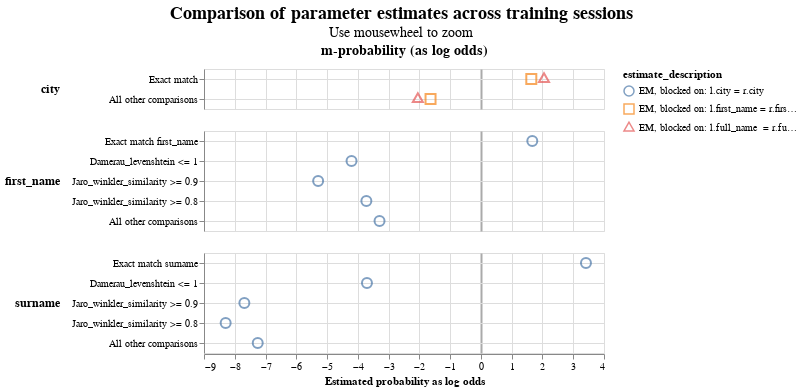

This figure's notebook cell:
### Code cell
person_linker.parameter_estimate_comparisons_chart()

### Figure 1 — Vega-Lite specification as saved in the notebook (floating-point values rounded to 4 significant figures)
{"config": {"view": {"continuousWidth": 400, "continuousHeight": 300}, "title": {"anchor": "middle", "fontSize": 18, "subtitleFontSize": 14}}, "data": {"name": "data-372a6f0632721846bb4199b328a61648"}, "mark": {"type": "point", "filled": false, "opacity": 0.7, "size": 100}, "encoding": {"color": {"field": "estimate_description", "type": "nominal"}, "column": {"align": "each", "field": "col_header", "header": {"labelFontSize": 14, "labelFontWeight": "bold"}, "title": null, "type": "nominal"}, "row": {"align": "each", "field": "comparison_name", "header": {"labelAlign": "left", "labelAnchor": "middle", "labelAngle": 0, "labelFontSize": 12, "labelFontWeight": "bold"}, "sort": {"field": "comparison_sort_order"}, "title": null, "type": "nominal"}, "shape": {"field": "estimate_description", "scale": {"range": ["circle", "square", "triangle", "diamond"]}, "type": "nominal"}, "tooltip": [{"field": "comparison_name", "type": "nominal"}, {"field": "estimate_description", "type": "nominal"}, {"field": "estimated_probability", "type": "quantitative"}], "x": {"axis": {"gridColor": {"condition": {"test": "abs(datum.value / 10)  <= 1 & datum.value % 10 === 0", "value": "#aaa"}, "value": "#ddd"}, "gridDash": {"condition": {"test": "abs(datum.value / 10) == 1", "value": [3]}, "value": null}, "gridWidth": {"condition": {"test": "abs(datum.value / 10)  <= 1 & datum.value % 10 === 0", "value": 2}, "value": 1}}, "field": "estimated_probability_as_log_odds", "title": "Estimated probability as log odds", "type": "quantitative"}, "y": {"axis": {"grid": true, "title": null}, "field": "comparison_level_label", "sort": {"field": "comparison_vector_value", "order": "descending"}, "type": "nominal"}}, "params": [{"name": "mouse_zoom", "select": {"type": "interval", "encodings": ["x"]}, "bind": "scales"}], "resolve": {"scale": {"y": "independent"}}, "title": {"text": "Comparison of parameter estimates across training sessions", "subtitle": "Use mousewheel to zoom"}, "transform": [{"calculate": "datum.m_or_u + '-probability (as log odds)'", "as": "col_header"}], "$schema": "https://vega.github.io/schema/vega-lite/v5.9.3.json", "datasets": {"data-372a6f0632721846bb4199b328a61648": [{"m_or_u": "m", "estimated_probability": 0.7567, "estimate_description": "EM, blocked on: l.first_name = r.first_name and l.surname = r.surname", "estimated_probability_as_log_odds": 1.637, "sql_condition": "\"city_l\" = \"city_r\"", "comparison_level_label": "Exact match", "comparison_vector_value": 1, "comparison_name": "city", "comparison_sort_order": 0}, {"m_or_u": "m", "estimated_probability": 0.8055, "estimate_description": "EM, blocked on: l.full_name  = r.full_name ", "estimated_probability_as_log_odds": 2.05, "sql_condition": "\"city_l\" = \"city_r\"", "comparison_level_label": "Exact match", "comparison_vector_value": 1, "comparison_name": "city", "comparison_sort_order": 0}, {"m_or_u": "m", "estimated_probability": 0.2433, "estimate_description": "EM, blocked on: l.first_name = r.first_name and l.surname = r.surname", "estimated_probability_as_log_odds": -1.637, "sql_condition": "ELSE", "comparison_level_label": "All other comparisons", "comparison_vector_value": 0, "comparison_name": "city", "comparison_sort_order": 0}, {"m_or_u": "m", "estimated_probability": 0.1945, "estimate_description": "EM, blocked on: l.full_name  = r.full_name ", "estimated_probability_as_log_odds": -2.05, "sql_condition": "ELSE", "comparison_level_label": "All other comparisons", "comparison_vector_value": 0, "comparison_name": "city", "comparison_sort_order": 0}, {"m_or_u": "m", "estimated_probability": 0.7608, "estimate_description": "EM, blocked on: l.city = r.city", "estimated_probability_as_log_odds": 1.67, "sql_condition": "\"first_name_l\" = \"first_name_r\"", "comparison_level_label": "Exact match first_name", "comparison_vector_value": 4, "comparison_name": "first_name", "comparison_sort_order": 1}, {"m_or_u": "m", "estimated_probability": 1.0, "estimate_description": "EM, blocked on: l.full_name  = r.full_name ", "estimated_probability_as_log_odds": null, "sql_condition": "\"first_name_l\" = \"first_name_r\"", "comparison_level_label": "Exact match first_name", "comparison_vector_value": 4, "comparison_name": "first_name", "comparison_sort_order": 1}, {"m_or_u": "m", "estimated_probability": 0.05143, "estimate_description": "EM, blocked on: l.city = r.city", "estimated_probability_as_log_odds": -4.205, "sql_condition": "damerau_levenshtein(\"first_name_l\", \"first_name_r\") <= 1", "comparison_level_label": "Damerau_levenshtein <= 1", "comparison_vector_value": 3, "comparison_name": "first_name", "comparison_sort_order": 1}, {"m_or_u": "m", "estimated_probability": "level not observed in training dataset", "estimate_description": "EM, blocked on: l.full_name  = r.full_name ", "estimated_probability_as_log_odds": null, "sql_condition": "damerau_levenshtein(\"first_name_l\", \"first_name_r\") <= 1", "comparison_level_label": "Damerau_levenshtein <= 1", "comparison_vector_value": 3, "comparison_name": "first_name", "comparison_sort_order": 1}, {"m_or_u": "m", "estimated_probability": 0.02492, "estimate_description": "EM, blocked on: l.city = r.city", "estimated_probability_as_log_odds": -5.29, "sql_condition": "jaro_winkler_similarity(\"first_name_l\", \"first_name_r\") >= 0.9", "comparison_level_label": "Jaro_winkler_similarity >= 0.9", "comparison_vector_value": 2, "comparison_name": "first_name", "comparison_sort_order": 1}, {"m_or_u": "m", "estimated_probability": "level not observed in training dataset", "estimate_description": "EM, blocked on: l.full_name  = r.full_name ", "estimated_probability_as_log_odds": null, "sql_condition": "jaro_winkler_similarity(\"first_name_l\", \"first_name_r\") >= 0.9", "comparison_level_label": "Jaro_winkler_similarity >= 0.9", "comparison_vector_value": 2, "comparison_name": "first_name", "comparison_sort_order": 1}, {"m_or_u": "m", "estimated_probability": 0.07039, "estimate_description": "EM, blocked on: l.city = r.city", "estimated_probability_as_log_odds": -3.723, "sql_condition": "jaro_winkler_similarity(\"first_name_l\", \"first_name_r\") >= 0.8", "comparison_level_label": "Jaro_winkler_similarity >= 0.8", "comparison_vector_value": 1, "comparison_name": "first_name", "comparison_sort_order": 1}, {"m_or_u": "m", "estimated_probability": "level not observed in training dataset", "estimate_description": "EM, blocked on: l.full_name  = r.full_name ", "estimated_probability_as_log_odds": null, "sql_condition": "jaro_winkler_similarity(\"first_name_l\", \"first_name_r\") >= 0.8", "comparison_level_label": "Jaro_winkler_similarity >= 0.8", "comparison_vector_value": 1, "comparison_name": "first_name", "comparison_sort_order": 1}, {"m_or_u": "m", "estimated_probability": 0.09244, "estimate_description": "EM, blocked on: l.city = r.city", "estimated_probability_as_log_odds": -3.295, "sql_condition": "ELSE", "comparison_level_label": "All other comparisons", "comparison_vector_value": 0, "comparison_name": "first_name", "comparison_sort_order": 1}, {"m_or_u": "m", "estimated_probability": "level not observed in training dataset", "estimate_description": "EM, blocked on: l.full_name  = r.full_name ", "estimated_probability_as_log_odds": null, "sql_condition": "ELSE", "comparison_level_label": "All other comparisons", "comparison_vector_value": 0, "comparison_name": "first_name", "comparison_sort_order": 1}, {"m_or_u": "m", "estimated_probability": 0.9142, "estimate_description": "EM, blocked on: l.city = r.city", "estimated_probability_as_log_odds": 3.414, "sql_condition": "\"surname_l\" = \"surname_r\"", "comparison_level_label": "Exact match surname", "comparison_vector_value": 4, "comparison_name": "surname", "comparison_sort_order": 2}, {"m_or_u": "m", "estimated_probability": 1.0, "estimate_description": "EM, blocked on: l.full_name  = r.full_name ", "estimated_probability_as_log_odds": null, "sql_condition": "\"surname_l\" = \"surname_r\"", "comparison_level_label": "Exact match surname", "comparison_vector_value": 4, "comparison_name": "surname", "comparison_sort_order": 2}, {"m_or_u": "m", "estimated_probability": 0.07127, "estimate_description": "EM, blocked on: l.city = r.city", "estimated_probability_as_log_odds": -3.704, "sql_condition": "damerau_levenshtein(\"surname_l\", \"surname_r\") <= 1", "comparison_level_label": "Damerau_levenshtein <= 1", "comparison_vector_value": 3, "comparison_name": "surname", "comparison_sort_order": 2}, {"m_or_u": "m", "estimated_probability": "level not observed in training dataset", "estimate_description": "EM, blocked on: l.full_name  = r.full_name ", "estimated_probability_as_log_odds": null, "sql_condition": "damerau_levenshtein(\"surname_l\", \"surname_r\") <= 1", "comparison_level_label": "Damerau_levenshtein <= 1", "comparison_vector_value": 3, "comparison_name": "surname", "comparison_sort_order": 2}, {"m_or_u": "m", "estimated_probability": 0.004825, "estimate_description": "EM, blocked on: l.city = r.city", "estimated_probability_as_log_odds": -7.688, "sql_condition": "jaro_winkler_similarity(\"surname_l\", \"surname_r\") >= 0.9", "comparison_level_label": "Jaro_winkler_similarity >= 0.9", "comparison_vector_value": 2, "comparison_name": "surname", "comparison_sort_order": 2}, {"m_or_u": "m", "estimated_probability": "level not observed in training dataset", "estimate_description": "EM, blocked on: l.full_name  = r.full_name ", "estimated_probability_as_log_odds": null, "sql_condition": "jaro_winkler_similarity(\"surname_l\", \"surname_r\") >= 0.9", "comparison_level_label": "Jaro_winkler_similarity >= 0.9", "comparison_vector_value": 2, "comparison_name": "surname", "comparison_sort_order": 2}, {"m_or_u": "m", "estimated_probability": 0.003171, "estimate_description": "EM, blocked on: l.city = r.city", "estimated_probability_as_log_odds": -8.296, "sql_condition": "jaro_winkler_similarity(\"surname_l\", \"surname_r\") >= 0.8", "comparison_level_label": "Jaro_winkler_similarity >= 0.8", "comparison_vector_value": 1, "comparison_name": "surname", "comparison_sort_order": 2}, {"m_or_u": "m", "estimated_probability": "level not observed in training dataset", "estimate_description": "EM, blocked on: l.full_name  = r.full_name ", "estimated_probability_as_log_odds": null, "sql_condition": "jaro_winkler_similarity(\"surname_l\", \"surname_r\") >= 0.8", "comparison_level_label": "Jaro_winkler_similarity >= 0.8", "comparison_vector_value": 1, "comparison_name": "surname", "comparison_sort_order": 2}, {"m_or_u": "m", "estimated_probability": 0.00651, "estimate_description": "EM, blocked on: l.city = r.city", "estimated_probability_as_log_odds": -7.254, "sql_condition": "ELSE", "comparison_level_label": "All other comparisons", "comparison_vector_value": 0, "comparison_name": "surname", "comparison_sort_order": 2}, {"m_or_u": "m", "estimated_probability": "level not observed in training dataset", "estimate_description": "EM, blocked on: l.full_name  = r.full_name ", "estimated_probability_as_log_odds": null, "sql_condition": "ELSE", "comparison_level_label": "All other comparisons", "comparison_vector_value": 0, "comparison_name": "surname", "comparison_sort_order": 2}]}}
